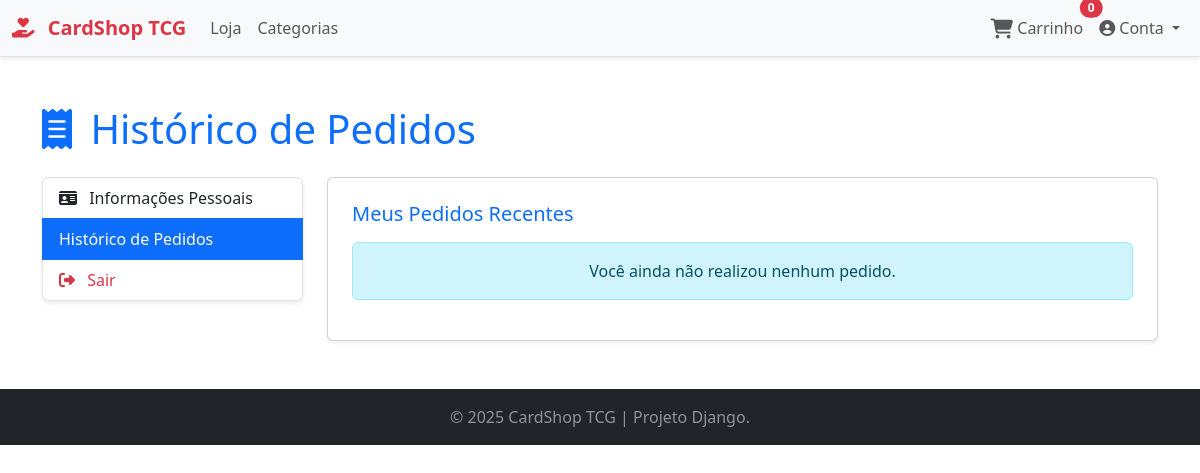
The app's page /pedidos/ (signed in), older data.
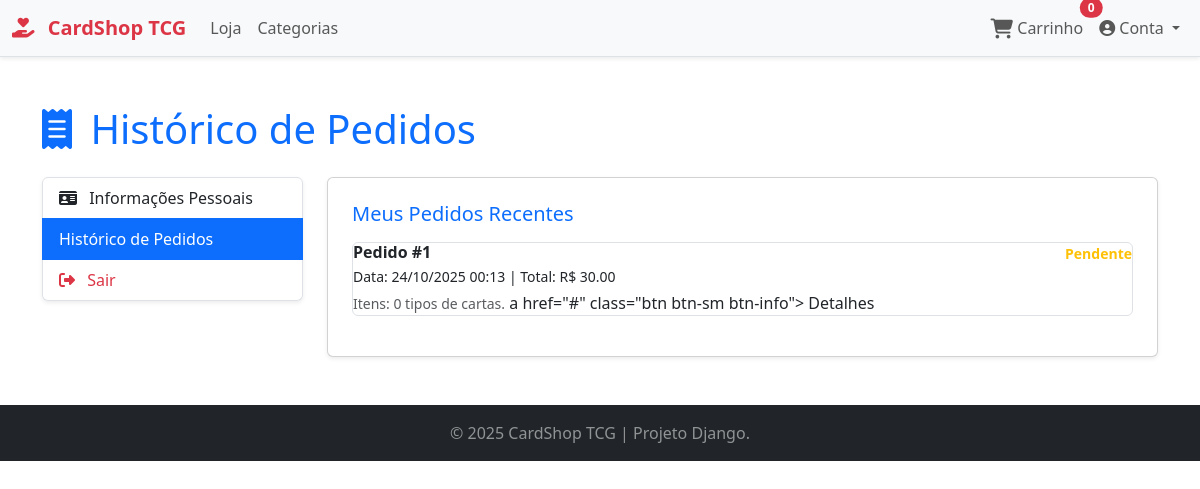
The same page, newer data.
### tcg/models.py (models this page shows, shortened)
class Pedido(models.Model):
    usuario = models.ForeignKey(User, on_delete=models.CASCADE, related_name="pedidos")
    endereco = models.ForeignKey(Endereco, on_delete=models.PROTECT)
    data_pedido = models.DateTimeField(auto_now_add=True)
    status = models.CharField(max_length=50, choices=[
        ("pendente", "Pendente"),
        ("pago", "Pago"),
        ("enviado", "Enviado"),
        ("entregue", "Entregue"),
        ("cancelado", "Cancelado"),
    ], default="pendente")
    valor_total = models.DecimalField(max_digits=10, decimal_places=2)

### tcg/views.py (the view)
# urls.py: path('pedidos/', views.user_orders, name='orders'),
@login_required(login_url='tcg:login')
def user_orders(request):
    pedidos = Pedido.objects.filter(usuario=request.user).order_by('-data_pedido')
    context = {
        'pedidos': pedidos
    }
    return render(request, 'orders.html', context)

### tcg/context_processors.py (called while the page is built)
def cart_item_count_processor(request):
    cart_item_count = 0
    if request.user.is_authenticated:
        try:
            carrinho = Carrinho.objects.get(usuario=request.user, status='aberto')
            cart_item_count = carrinho.itens.count()
        except Carrinho.DoesNotExist:
            pass
    return {'cart_item_count': cart_item_count}

### templates/orders.html (shortened to what this page needs)
{% extends "base.html" %}
{% load static %}
{% block content %}
<div class="row">
    <div class="col-12">
        <h1 class="mb-4 text-primary"><i class="fas fa-receipt me-2"></i> Histórico de Pedidos</h1>
    </div>
</div>
<div class="row">
    <div class="col-md-3 mb-4">
        <div class="list-group shadow-sm">
            <a href="{% url 'tcg:profile' %}" class="list-group-item list-group-item-action">
                <i class="fas fa-id-card me-2"></i> Informações Pessoais
            </a>
            <a href="{% url 'tcg:orders' %}" class="list-group-item list-group-item-action active">
                Histórico de Pedidos
            </a>
            <a href="{% url 'tcg:logout' %}" class="list-group-item list-group-item-action text-danger">
                <i class="fas fa-sign-out-alt me-2"></i> Sair
            </a>
        </div>
    </div>
    <div class="col-md-9">
        <div class="card shadow-sm p-4">
            <h5 class="card-title text-primary mb-3">Meus Pedidos Recentes</h5>
            {% if pedidos %}
                {% for pedido in pedidos %}
                <div class="list-group-item list-group-item-action mb-3 border rounded">
                    <div class="d-flex w-100 justify-content-between">
                        <h6 class="mb-1 fw-bold">Pedido #{{ pedido.id }}</h6>
                        <small class="{% if pedido.status == 'pago' %}text-success{% elif pedido.status == 'pendente' %}text-warning{% else %}text-danger{% endif %} fw-bold">
                            {{ pedido.get_status_display }}
                        </small>
                    </div>
                    <p class="mb-1 small">Data: {{ pedido.data_pedido|date:"d/m/Y H:i" }} | Total: R$ {{ pedido.valor_total|stringformat:".2f" }}</p>
                    <small class="text-muted">Itens: {{ pedido.itens.count }} tipos de cartas.</small>
                    a href="{% url 'tcg:order_detail' pedido.id %}" class="btn btn-sm btn-info">
                        Detalhes
                </div>
                {% endfor %}
            {% else %}
                 <div class="alert alert-info text-center" role="alert">
                    Você ainda não realizou nenhum pedido.
                </div>
            {% endif %}
        </div>
    </div>
</div>
{% endblock content %}

Row changes from the older to the newer data that the page shows:
added Pedido: id "1", status "Pendente", data_pedido "24/10/2025 00:13", valor_total "30.00", itens.count "0", id "#"
Text that changed along with them:
text no longer shown: "Você ainda não realizou nenhum pedido."
